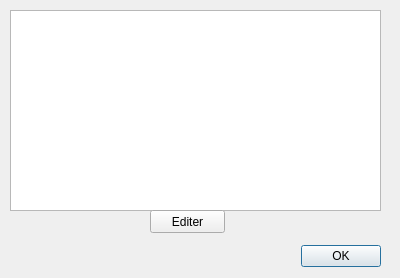
<?xml version="1.0" encoding="UTF-8"?>
<ui version="4.0">
 <class>DialogListeIdee</class>
 <widget class="QDialog" name="DialogListeIdee">
  <property name="geometry">
   <rect>
    <x>0</x>
    <y>0</y>
    <width>400</width>
    <height>278</height>
   </rect>
  </property>
  <property name="minimumSize">
   <size>
    <width>400</width>
    <height>278</height>
   </size>
  </property>
  <property name="maximumSize">
   <size>
    <width>400</width>
    <height>278</height>
   </size>
  </property>
  <property name="windowTitle">
   <string>Liste des idées</string>
  </property>
  <property name="modal">
   <bool>true</bool>
  </property>
  <widget class="QDialogButtonBox" name="buttonBoxListeIdee">
   <property name="geometry">
    <rect>
     <x>10</x>
     <y>240</y>
     <width>371</width>
     <height>32</height>
    </rect>
   </property>
   <property name="orientation">
    <enum>Qt::Horizontal</enum>
   </property>
   <property name="standardButtons">
    <set>QDialogButtonBox::Ok</set>
   </property>
  </widget>
  <widget class="QListView" name="listViewListeIdee">
   <property name="geometry">
    <rect>
     <x>10</x>
     <y>10</y>
     <width>371</width>
     <height>201</height>
    </rect>
   </property>
   <property name="editTriggers">
    <set>QAbstractItemView::NoEditTriggers</set>
   </property>
   <property name="wordWrap">
    <bool>true</bool>
   </property>
  </widget>
  <widget class="QPushButton" name="buttonEditer">
   <property name="geometry">
    <rect>
     <x>150</x>
     <y>210</y>
     <width>75</width>
     <height>23</height>
    </rect>
   </property>
   <property name="text">
    <string>Editer</string>
   </property>
  </widget>
 </widget>
 <resources/>
 <connections>
  <connection>
   <sender>buttonBoxListeIdee</sender>
   <signal>accepted()</signal>
   <receiver>DialogListeIdee</receiver>
   <slot>accept()</slot>
   <hints>
    <hint type="sourcelabel">
     <x>248</x>
     <y>254</y>
    </hint>
    <hint type="destinationlabel">
     <x>157</x>
     <y>274</y>
    </hint>
   </hints>
  </connection>
  <connection>
   <sender>buttonBoxListeIdee</sender>
   <signal>rejected()</signal>
   <receiver>DialogListeIdee</receiver>
   <slot>reject()</slot>
   <hints>
    <hint type="sourcelabel">
     <x>316</x>
     <y>260</y>
    </hint>
    <hint type="destinationlabel">
     <x>286</x>
     <y>274</y>
    </hint>
   </hints>
  </connection>
 </connections>
</ui>
